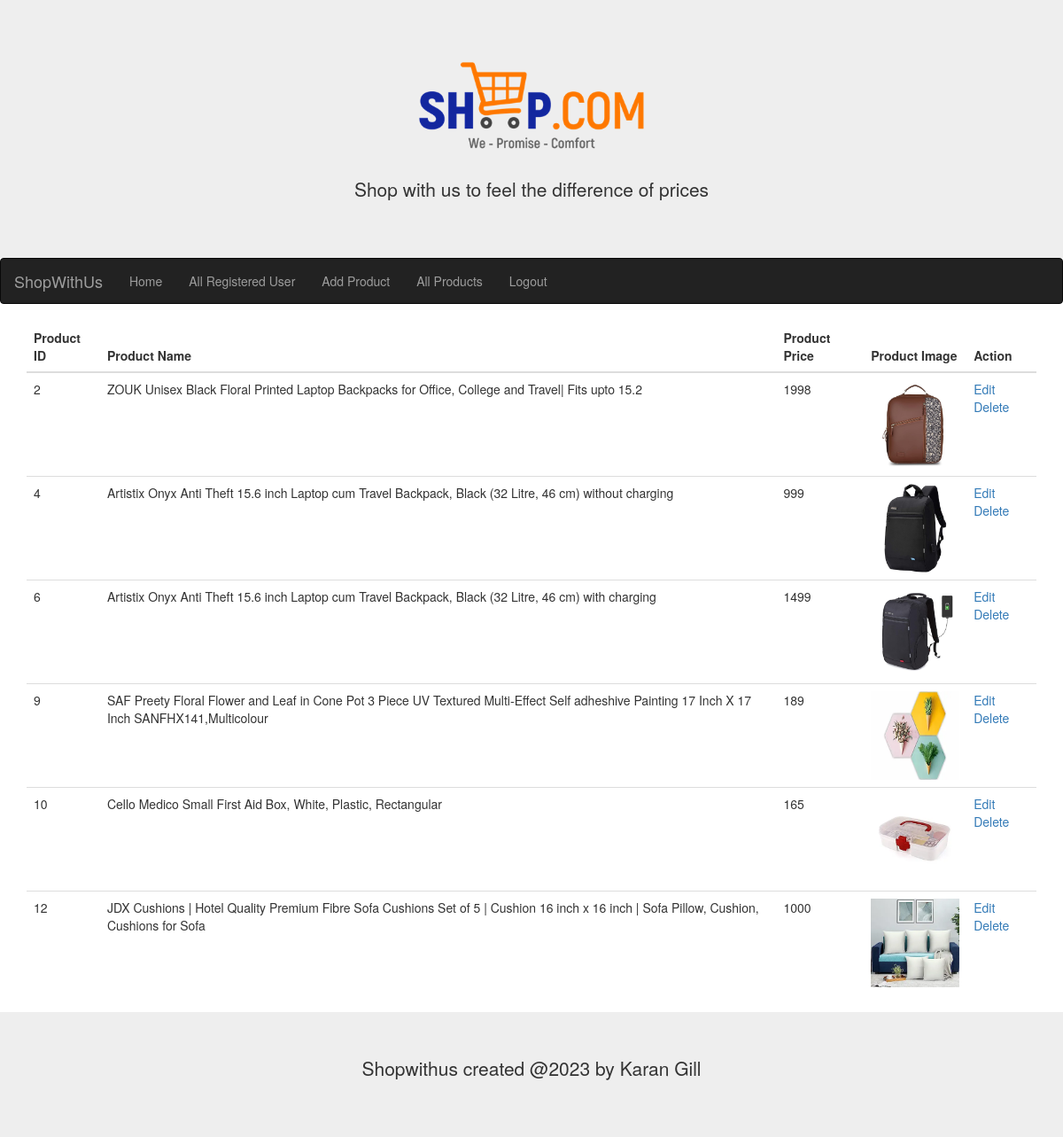
/product_show.php (signed in), run on the app's committed database.
### tables this page shows
CREATE TABLE IF NOT EXISTS `product` (
  `id` int(11) NOT NULL AUTO_INCREMENT,
  `name` varchar(200) NOT NULL,
  `price` int(11) NOT NULL,
  `image` text NOT NULL,
  PRIMARY KEY (`id`)
);

### dbconn.php (called while the page is built, shortened)
<?php
$con=mysqli_connect("localhost","root","","startwithus");
function getTable($query)
{
    global $con;
   $result=mysqli_query($con,$query);
    return $result;
}
?>

### product_show.php (the view, shortened to what this page needs)
    <?php
        include "header.php";
    include "dbconn.php";
    $query = "SELECT * from product";
    $result = getTable($query);
?>
<div class="container table-responsive">
  <table class="table">
    <thead>
        <tr>
            <th>Product ID</th>
            <th>Product Name</th>
            <th>Product Price</th>
            <th>Product Image</th>
            <th>Action</th>
        </tr>
    </thead>
    <tbody>
<?php
    while ($row =mysqli_fetch_array($result))
    {
        $image=$row['image'];
        $id=$row['id'];
        ?>
        <tr>
            <td><?php echo $row['id'] ?></td>
            <td><?php echo $row['name'] ?></td>
            <td><?php echo $row['price'] ?></td>
            <td><img class='product_img' src='pimage/<?php echo $image; ?>'/></td>
            <td>
                <a href="edit.php?id=<?php echo $id?>">Edit</a>
                <a href="delete.php?id=<?php echo $id?>">Delete</a>
            </td>
        </tr>
        <?php
    }
?>
    </tbody>
</table>
</div>
    <?php
    include "footer.php";
    ?>

### css/mystyle.css (style rules this page uses)
.product_img { width:100px; height:100px; }

### data on the page
product: id "2", name "ZOUK Unisex Black Floral Printed Laptop Backpacks for Office, College and Travel| Fits upto 15.2", price "1998", image (picture)
product: id "4", name "Artistix Onyx Anti Theft 15.6 inch Laptop cum Travel Backpack, Black (32 Litre, 46 cm) without charging", price "999", image (picture)
product: id "6", name "Artistix Onyx Anti Theft 15.6 inch Laptop cum Travel Backpack, Black (32 Litre, 46 cm) with charging", price "1499", image (picture)
product: id "9", name "SAF Preety Floral Flower and Leaf in Cone Pot 3 Piece UV Textured Multi-Effect Self adheshive Painting 17 Inch X 17 Inch SANFHX141,Multicolour", price "189", image (picture)
product: id "10", name "Cello Medico Small First Aid Box, White, Plastic, Rectangular", price "165", image (picture)
product: id "12", name "JDX Cushions | Hotel Quality Premium Fibre Sofa Cushions Set of 5 | Cushion 16 inch x 16 inch | Sofa Pillow, Cushion, Cushions for Sofa", price "1000", image (picture)
